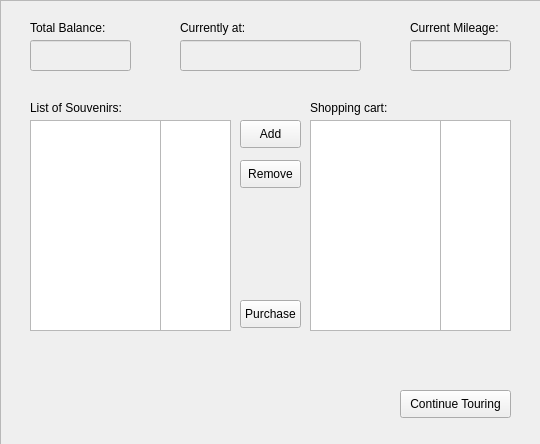
<?xml version="1.0" encoding="UTF-8"?>
<ui version="4.0">
 <class>Form</class>
 <widget class="QWidget" name="Form">
  <property name="geometry">
   <rect>
    <x>0</x>
    <y>0</y>
    <width>540</width>
    <height>444</height>
   </rect>
  </property>
  <property name="windowTitle">
   <string>Form</string>
  </property>
  <widget class="QFrame" name="frame">
   <property name="geometry">
    <rect>
     <x>0</x>
     <y>0</y>
     <width>821</width>
     <height>601</height>
    </rect>
   </property>
   <property name="frameShape">
    <enum>QFrame::StyledPanel</enum>
   </property>
   <property name="frameShadow">
    <enum>QFrame::Raised</enum>
   </property>
   <widget class="QListView" name="planTrip_shoppingCartPriceListView">
    <property name="geometry">
     <rect>
      <x>440</x>
      <y>120</y>
      <width>71</width>
      <height>211</height>
     </rect>
    </property>
   </widget>
   <widget class="QListView" name="planTrip_souvenirPriceListView">
    <property name="geometry">
     <rect>
      <x>160</x>
      <y>120</y>
      <width>71</width>
      <height>211</height>
     </rect>
    </property>
   </widget>
   <widget class="QLabel" name="label_2">
    <property name="geometry">
     <rect>
      <x>30</x>
      <y>100</y>
      <width>101</width>
      <height>16</height>
     </rect>
    </property>
    <property name="text">
     <string>List of Souvenirs:</string>
    </property>
   </widget>
   <widget class="QLabel" name="label_4">
    <property name="geometry">
     <rect>
      <x>30</x>
      <y>20</y>
      <width>81</width>
      <height>16</height>
     </rect>
    </property>
    <property name="text">
     <string>Total Balance:</string>
    </property>
   </widget>
   <widget class="QListView" name="planTrip_shoppingCartNameListView">
    <property name="geometry">
     <rect>
      <x>310</x>
      <y>120</y>
      <width>131</width>
      <height>211</height>
     </rect>
    </property>
   </widget>
   <widget class="QLineEdit" name="planTrip_totalBalanceLineEditDisabled">
    <property name="enabled">
     <bool>false</bool>
    </property>
    <property name="geometry">
     <rect>
      <x>30</x>
      <y>40</y>
      <width>101</width>
      <height>31</height>
     </rect>
    </property>
   </widget>
   <widget class="QListView" name="planTrip_souvenirNameListView">
    <property name="geometry">
     <rect>
      <x>30</x>
      <y>120</y>
      <width>131</width>
      <height>211</height>
     </rect>
    </property>
   </widget>
   <widget class="QPushButton" name="planTrip_removeButton">
    <property name="geometry">
     <rect>
      <x>240</x>
      <y>160</y>
      <width>61</width>
      <height>28</height>
     </rect>
    </property>
    <property name="text">
     <string>Remove</string>
    </property>
   </widget>
   <widget class="QLabel" name="label_3">
    <property name="geometry">
     <rect>
      <x>310</x>
      <y>100</y>
      <width>101</width>
      <height>16</height>
     </rect>
    </property>
    <property name="text">
     <string>Shopping cart:</string>
    </property>
   </widget>
   <widget class="QPushButton" name="planTrip_addButton">
    <property name="geometry">
     <rect>
      <x>240</x>
      <y>120</y>
      <width>61</width>
      <height>28</height>
     </rect>
    </property>
    <property name="text">
     <string>Add</string>
    </property>
   </widget>
   <widget class="QLabel" name="label">
    <property name="geometry">
     <rect>
      <x>180</x>
      <y>20</y>
      <width>81</width>
      <height>16</height>
     </rect>
    </property>
    <property name="text">
     <string>Currently at:</string>
    </property>
   </widget>
   <widget class="QPushButton" name="planTrip_purchaseButton">
    <property name="geometry">
     <rect>
      <x>240</x>
      <y>300</y>
      <width>61</width>
      <height>28</height>
     </rect>
    </property>
    <property name="text">
     <string>Purchase</string>
    </property>
   </widget>
   <widget class="QPushButton" name="planTrip_continueTouringButton">
    <property name="geometry">
     <rect>
      <x>400</x>
      <y>390</y>
      <width>111</width>
      <height>28</height>
     </rect>
    </property>
    <property name="text">
     <string>Continue Touring</string>
    </property>
   </widget>
   <widget class="QLineEdit" name="planTrip_displayCurrentCollegeLineEditDisabled">
    <property name="enabled">
     <bool>false</bool>
    </property>
    <property name="geometry">
     <rect>
      <x>180</x>
      <y>40</y>
      <width>181</width>
      <height>31</height>
     </rect>
    </property>
   </widget>
   <widget class="QLineEdit" name="planTrip_displayCurrentMileageLineEditDisabled">
    <property name="enabled">
     <bool>false</bool>
    </property>
    <property name="geometry">
     <rect>
      <x>410</x>
      <y>40</y>
      <width>101</width>
      <height>31</height>
     </rect>
    </property>
   </widget>
   <widget class="QLabel" name="label_5">
    <property name="geometry">
     <rect>
      <x>410</x>
      <y>20</y>
      <width>101</width>
      <height>16</height>
     </rect>
    </property>
    <property name="text">
     <string>Current Mileage:</string>
    </property>
   </widget>
  </widget>
 </widget>
 <resources/>
 <connections/>
</ui>
